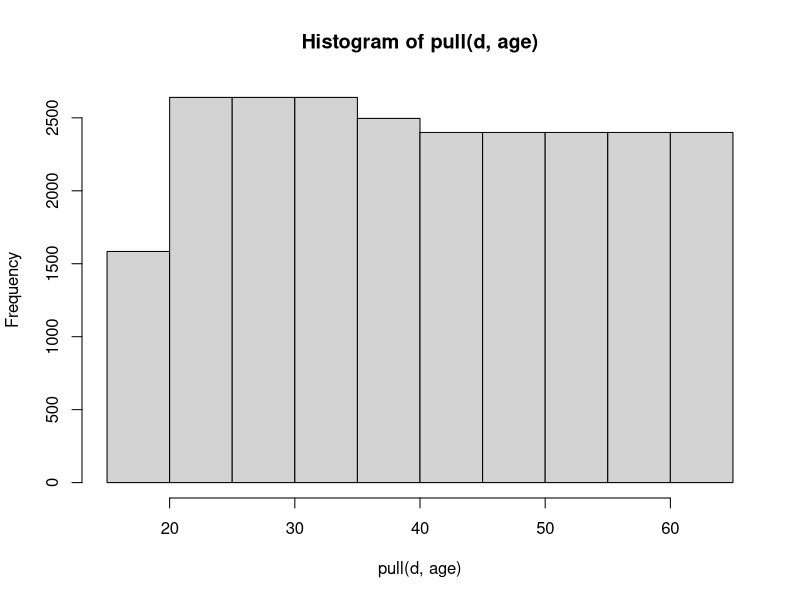
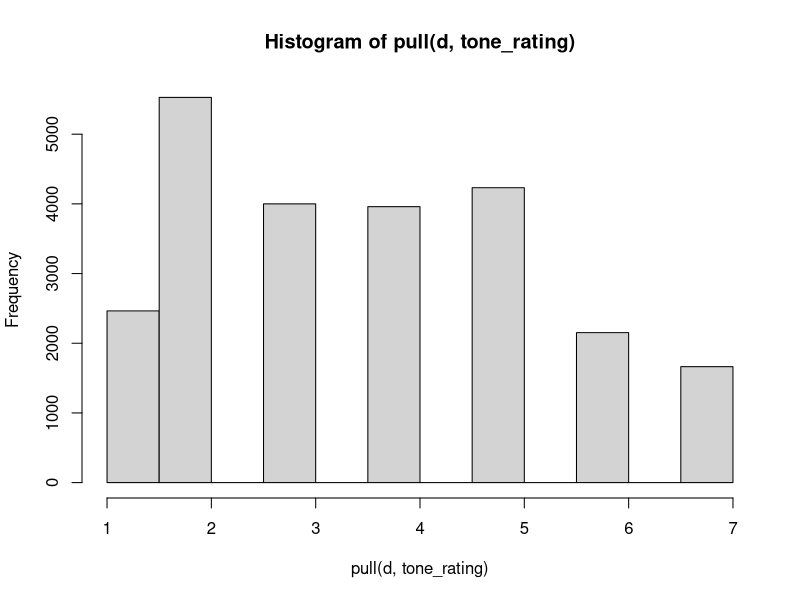
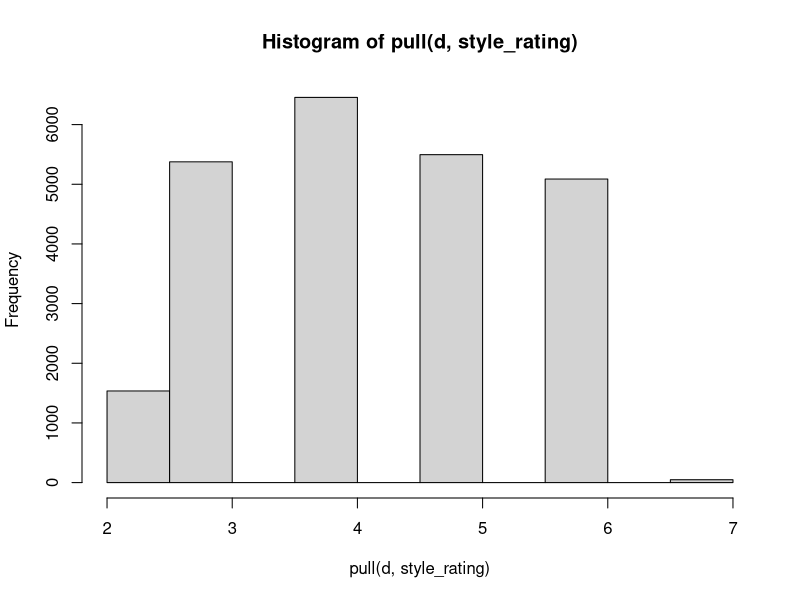
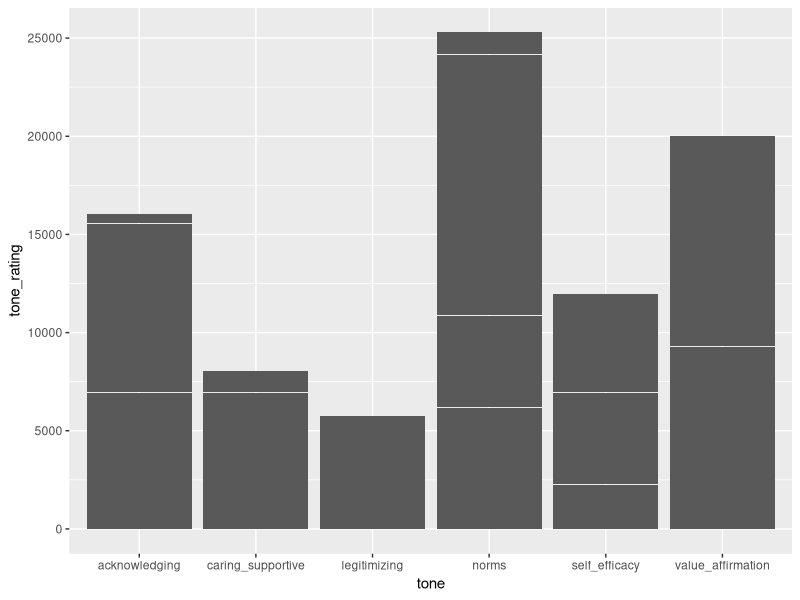
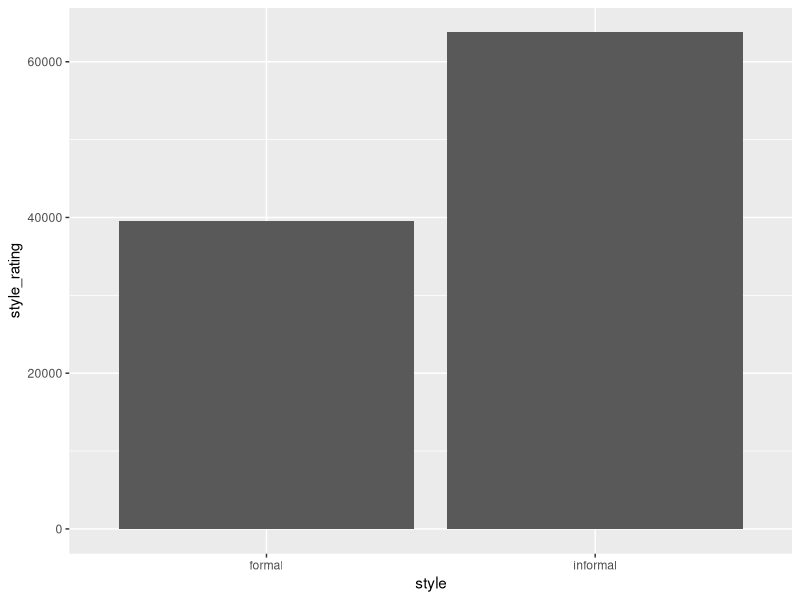

The R source for these figures, in order: (Note: this script raises an error after producing the figures.)
## ---- chunk 1
library(stats)
library(lme4)
library(tidyverse) 
library(psych) 
library(car)
library(broom)
library(ggplot2)
## ---- chunk 2
set.seed(1)
n_participants <- 500
standard_deviation <- 0.3

tones <- c("legitimizing", "caring_supportive", "self_efficacy",
           "acknowledging", "value_affirmation", "norms")
styles <- c("formal", "informal")
contexts <- c(
  "high_increasing", "high_decreasing",
  "low_increasing", "low_decreasing"
)
## ---- chunk 3
tone_means <- c(
  legitimizing      = 1,
  caring_supportive = 2,
  self_efficacy     = 3,
  acknowledging     = 4,
  value_affirmation = 5,
  norms             = 6
)
tone_sex_adj <- list(
  male = c(
    legitimizing = -0.3,
    norms        =  0.8
  ),
  female = c(
    legitimizing =  0.8,
    norms        = -0.3
  )
)
get_adjusted_tone_mean <- function(tone, sex) {
  base_mean <- tone_means[tone]
  adj <- 0
  if (!is.null(tone_sex_adj[[sex]])) {
    adj <- tone_sex_adj[[sex]][tone]
    if (is.na(adj)) adj <- 0
  }
  return(base_mean + adj)
}

style_means <- c(
  formal            = 3,
  informal          = 5
)
style_sex_adj <- list(
  male = c(
    formal       = -0.3,
    informal     =  0.8
  ),
  female = c(
    formal       = 0.8,
    informal     =  -0.3
  )
)
get_adjusted_style_mean <- function(style, sex) {
  base_mean <- style_means[style]
  adj <- 0
  if (!is.null(style_sex_adj[[sex]])) {
    adj <- style_sex_adj[[sex]][style]
    if (is.na(adj)) adj <- 0
  }
  return(base_mean + adj)
}
## ---- chunk 4
n <- n_participants
repeat_even <- function(x, total) {
    rep(x, length.out = total)
}
participant_id <- 1:n
age               <- sample(repeat_even(18:65, n))
sex               <- sample(repeat_even(c("male", "female"), n))
gender_id         <- sample(repeat_even(c("man", "woman", "nonbinary"), n))
sexual_orientation<- sample(repeat_even(c("heterosexual", "gay/lesbian", "bisexual", "other"), n))
race_ethn         <- sample(repeat_even(c("white", "black", "asian", "hispanic", "other"), n))
education         <- sample(repeat_even(c("high_school", "bachelor", "master", "phd"), n))
income            <- sample(repeat_even(seq(20000, 100000, by = 20000), n))
marital_status    <- sample(repeat_even(c("single", "married", "divorced", "widowed"), n))
no_in_household   <- sample(repeat_even(1:6, n))
minoritized       <- sample(repeat_even(c("yes", "no"), n))
income_adj <- as.integer(income / no_in_household)
participants <- data.frame(
    participant_id,
    age,
    sex,
    gender_id,
    sexual_orientation,
    race_ethn,
    education,
    income,
    marital_status,
    no_in_household,
    minoritized,
    income_adj
)
## ---- chunk 5
participant_id <- rep(participants$participant_id, each = length(tones))
participant_sex <- rep(participants$sex, each = length(tones))
tone <- rep(tones, times = nrow(participants))

adjusted_means <- mapply(get_adjusted_tone_mean, tone, participant_sex)

tone_rating <- rnorm(length(tone), mean = adjusted_means, sd = standard_deviation)
tone_rating <- pmin(pmax(tone_rating, 1), 7)
tone_rating <- round(tone_rating)
tone_preferences <- data.frame(
  participant_id = participant_id,
  tone = tone,
  tone_rating = tone_rating
)
## ---- chunk 6
participant_id <- rep(participants$participant_id, each = length(styles))
participant_sex <- rep(participants$sex, each = length(styles))
style <- rep(styles, times = nrow(participants))

adjusted_means <- mapply(get_adjusted_style_mean, style, participant_sex)

style_rating <- rnorm(length(style), mean = adjusted_means, sd = standard_deviation)
style_rating <- pmin(pmax(style_rating, 1), 7)
style_rating <- round(style_rating)
style_preferences <- data.frame(
  participant_id = participant_id,
  style = style,
  style_rating = style_rating
)
## ---- chunk 7
participant_id <- rep(participants$participant_id, each = length(styles) * length(contexts) * length(tones))
participant_sex <- rep(participants$sex, each = length(styles) * length(contexts) * length(tones))
tone <- rep(rep(tones, each = length(styles) * length(contexts)), times = nrow(participants))
style <- rep(rep(styles, each = length(contexts)), times = length(tones) * nrow(participants))
context <- rep(contexts, times = length(tones) * length(styles) * nrow(participants))
survey_id <- rep(1:4, length.out = length(context))  # simpler than num(1,4)

adjusted_tone_means <- mapply(get_adjusted_tone_mean, tone, participant_sex)
adjusted_style_means <- mapply(get_adjusted_style_mean, style, participant_sex)

message_rating_tone <- rnorm(length(tone), mean = adjusted_tone_means, sd = standard_deviation)
message_rating_style <- rnorm(length(style), mean = adjusted_style_means, sd = standard_deviation)
message_rating <- (message_rating_tone + message_rating_style) / 2
message_rating <- pmin(pmax(message_rating, 1), 7)
message_rating <- round(message_rating)

message_preferences <- data.frame(
  participant_id = participant_id,
  tone = tone,
  style = style,
  context = context,
  survey_id = survey_id,
  message_rating = message_rating
)

# lookup now includes context as well
message_lookup <- message_preferences |> 
  distinct(tone, style, context) |> 
  arrange(tone, style, context) |> 
  mutate(message_id = row_number())

message_preferences <- message_preferences |> 
  left_join(message_lookup, by = c("tone", "style", "context")) |> 
  select(participant_id, survey_id, tone, style, context, message_id, message_rating)
## ---- chunk 8
d <- participants |>
  left_join(message_preferences, by = "participant_id") |> 
  left_join(style_preferences, by = c("participant_id", "style")) |> 
  left_join(tone_preferences, by = c("participant_id", "tone"))


d |> glimpse()
## ---- chunk 9
d |> pull(age) |> hist()
d |> pull(tone_rating) |> hist()
d |> pull(style_rating) |> hist()
d |> ggplot(aes(x = tone,
                y = tone_rating)) +
  geom_col()
d |> ggplot(aes(x = style,
                y = style_rating)) +
  geom_col()
## ---- chunk 10
# set up - set seed and define ranges, tone cats
set.seed(81322)

n_participants <- 50
n_messages <- 24
n_tones <- 6
ratings_scale <- 1:7

tones <- c("affirmation", "norms", "acknowledging", 
           "selfefficacy", "caring", "legitimizing")

# every participant rates 24 messages and each tone is rated 4 times
tone_assignments <- rep(tones, each = n_messages / n_tones)

# simulate some data
random_data <- expand.grid(
  participant_id = 1:n_participants,
  message_id = 1:n_messages) |> 
  mutate(tone = rep(tone_assignments, times = n_participants), # assign tone
         helpfulness = sample(ratings_scale, # randomly assign helpfulness ratings
                              size = nrow(sim_data),
                              replace = TRUE))

random_data |> head(10)
## ---- chunk 11
# function to simulate data for a given participant
simulate_participant <- function(id) {
  # random preference order
  pref_order <- sample(tones, n_tones, replace = FALSE)
  
  tibble(
    participant_id = id,
    message_id = 1:24,
    tone = tone_assignments
  ) |>
    # chunk preference orders so we can assign them ratings
    mutate(
      preference_group = case_when(
        tone %in% pref_order[1:2] ~ "top",
        tone %in% pref_order[3:4] ~ "middle",
        tone %in% pref_order[5:6] ~ "bottom"
      ),
      # assign ratings based on top/mid/low and also save group for our reference
      helpfulness = case_when(
        preference_group == "top" ~ sample(6:7, 1),
        preference_group == "middle" ~ sample(4:5, 1),
        preference_group == "bottom" ~ sample(1:2, 1)
      ),
      preference_order = paste(pref_order, collapse = " > ")
    )
}

# set up - setting seed, defining params, and tones again for good measure
set.seed(81322)

n_participants <- 24
n_tones <- 6
n_messages <- 24
tones <- c("affirmation", "norms", "acknowledging", 
           "selfefficacy", "caring", "legitimizing")

# same as above every tone is rated four times
tone_assignments <- rep(tones, each = n_messages / n_tones)

# apply function
relative_data <- 1:n_participants |> 
  map(\(id) simulate_participant(id)) |> 
  bind_rows() |>
  # comment these out to look at the preference orders participants were randomly assigned
  select(-preference_order, -preference_group)

relative_data |> glimpse()
## ---- chunk 12
ggplot(relative_data, aes(x = tone, y = helpfulness, fill = tone)) +
  geom_boxplot(alpha = 0.6) +
  geom_jitter(width = 0.2, size = 1, alpha = 0.5) +
  theme_minimal(base_size = 14) +
  theme(axis.text.x = element_text(angle = 30, hjust = 1)) +
  labs(title = "Helpfulness Ratings by Tone",
       x = "Tone Category", y = "Helpfulness Rating (1–7)")

relative_data |> 
  filter(participant_id <= 12) |> 
  ggplot(aes(x = tone, y = helpfulness, fill = tone)) +
    geom_boxplot(alpha = 0.6) +
    geom_jitter(width = 0.2, size = 1, alpha = 0.5) +
    theme_minimal(base_size = 14) +
    theme(axis.text.x = element_text(angle = 30, hjust = 1, size = 6)) +
    facet_grid(~ participant_id) +
    labs(title = "Helpfulness Ratings by Tone",
        x = "Tone Category", y = "Helpfulness Rating (1–7)")

relative_data |> 
  filter(participant_id >= 13) |> 
  ggplot(aes(x = tone, y = helpfulness, fill = tone)) +
    geom_boxplot(alpha = 0.6) +
    geom_jitter(width = 0.2, size = 1, alpha = 0.5) +
    theme_minimal(base_size = 14) +
    theme(axis.text.x = element_text(angle = 30, hjust = 1, size = 6)) +
    facet_grid(~ participant_id) +
    labs(title = "Helpfulness Ratings by Tone",
        x = "Tone Category", y = "Helpfulness Rating (1–7)")
## ---- chunk 13
m1 <- lmer(style_rating ~ style*sex + (style | participant_id), d)
## ---- chunk 14
m2 <- lmer(tone_rating ~ tone*sex + (tone | participant_id), d)
## ---- chunk 15
m3 <- lmer(message_rating ~ style*tone*sex +
             (1 + style*tone | participant_id) + (1 + sex | message_id),
           d)

summary(m3)
## ---- chunk 16
m4 <- lmer(message_rating ~ tone_rating + style_rating + sex
             (1 + tone_rating + style_rating | participant_id) +
             (1 + sex | message_id),
           d)
## ---- chunk 17
## this will look at tone and style separately
d |> 
  group_by(participant_id, tone) |>
  # here I am summarizing across four contexts
  summarise(mean_rating = mean(message_rating, na.rm = TRUE),
            .groups = "drop") |> 
  pivot_wider(names_from = participant_id, values_from = mean_rating) |>
  select(-tone) |> view()
  ICC()

d |> 
  group_by(participant_id, style) |> 
  summarise(mean_rating = mean(message_rating, na.rm = TRUE),
            .groups = "drop") |> 
  pivot_wider(names_from = participant_id, values_from = mean_rating) |>
  select(-style) |> 
  ICC()

## this will look at the within and between effect across tone/style combinations
d |>
  group_by(participant_id, message_id) |>
  summarise(mean_rating = mean(message_rating, na.rm = TRUE),
            .groups = "drop") |>
  pivot_wider(names_from = participant_id, values_from = mean_rating) |>
  select(-message_id) |>
  ICC()
